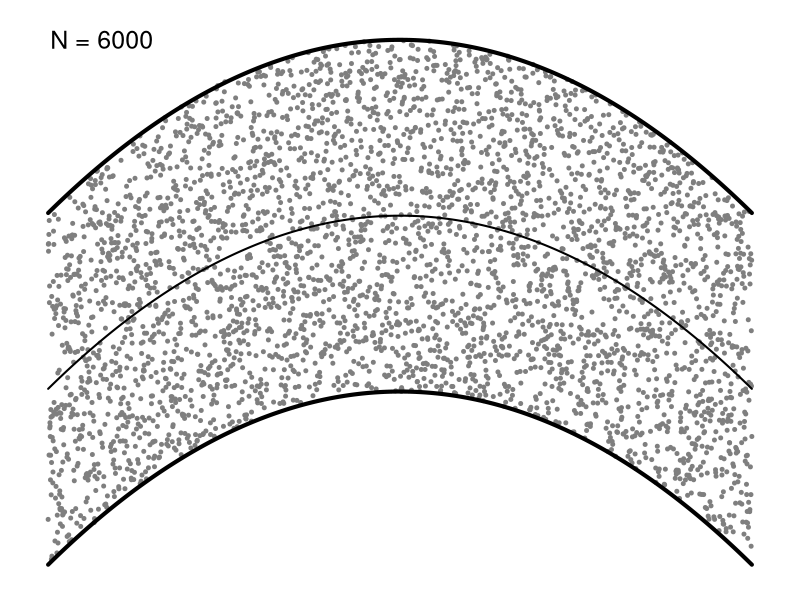
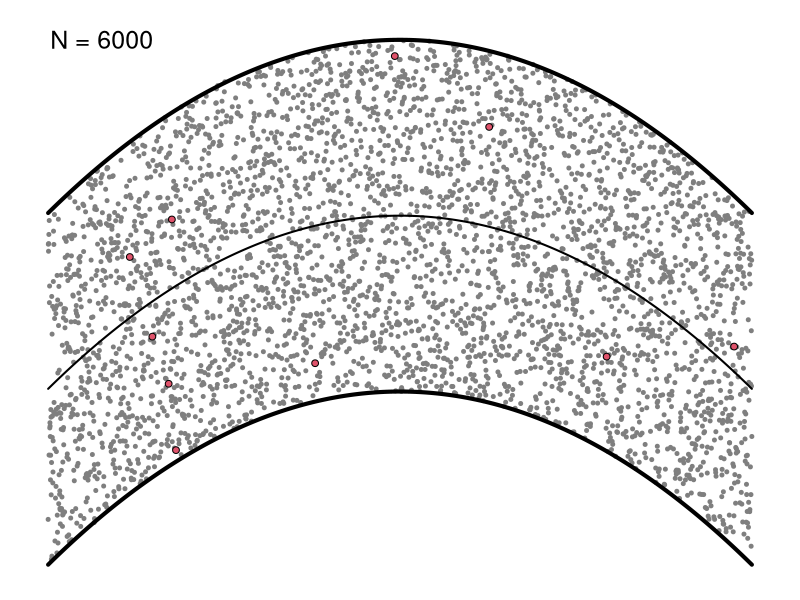
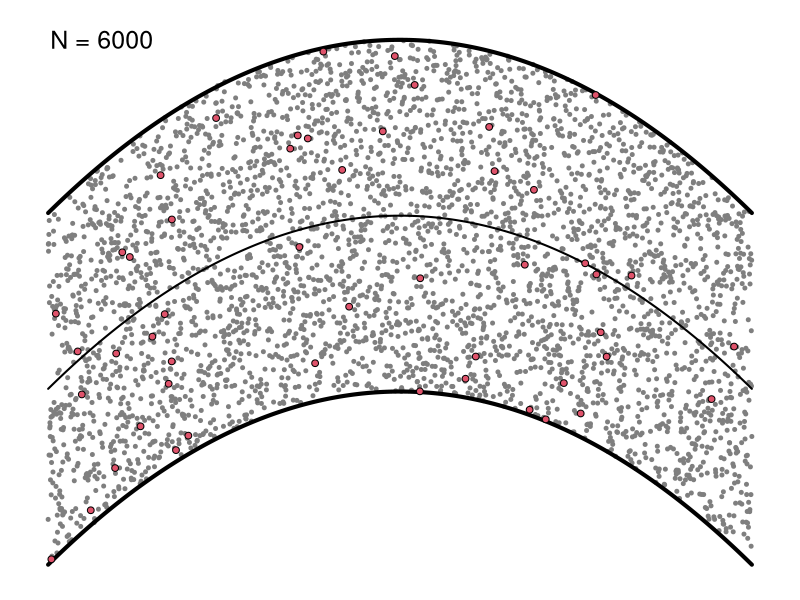
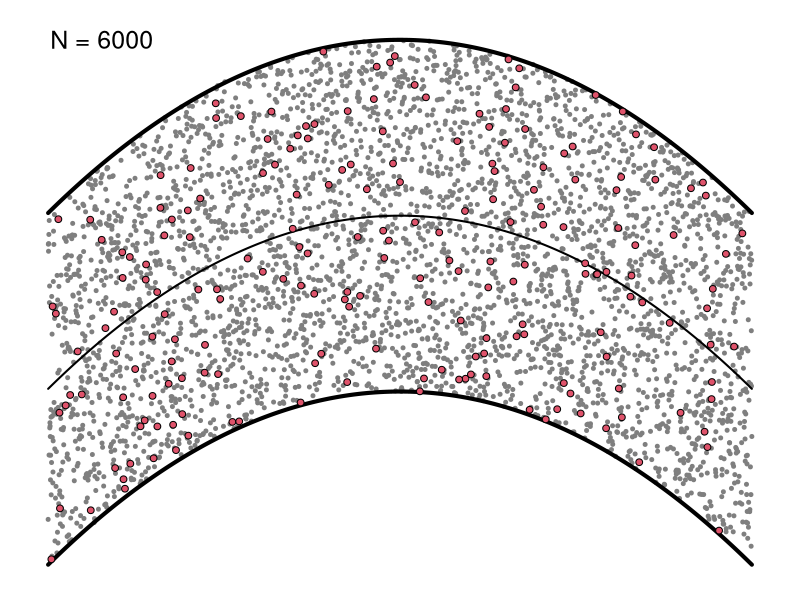
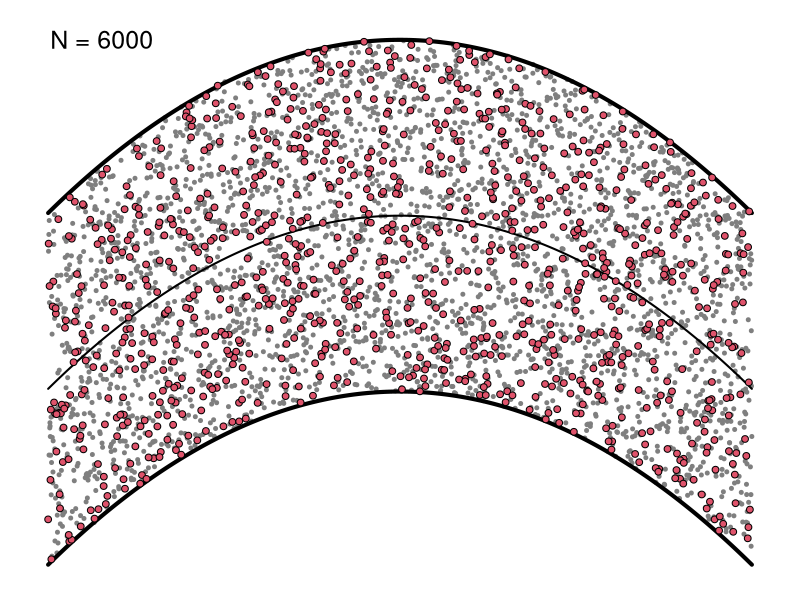
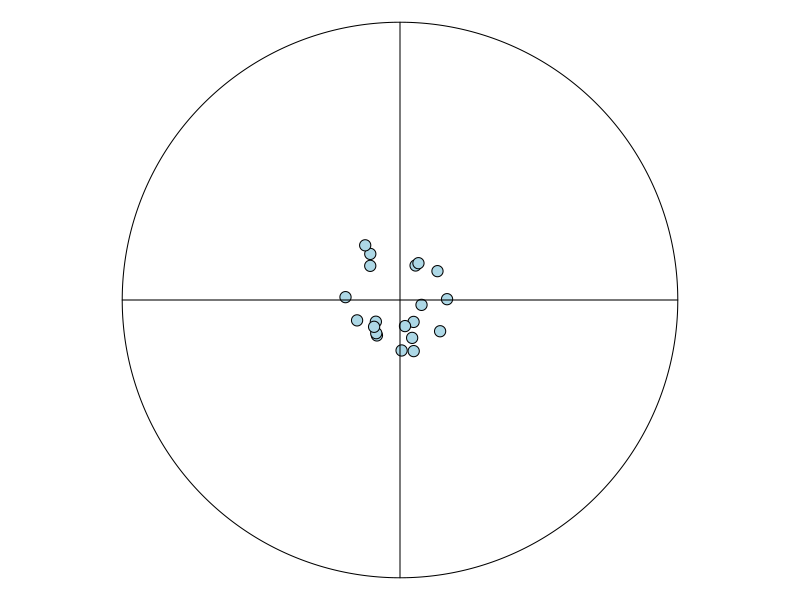
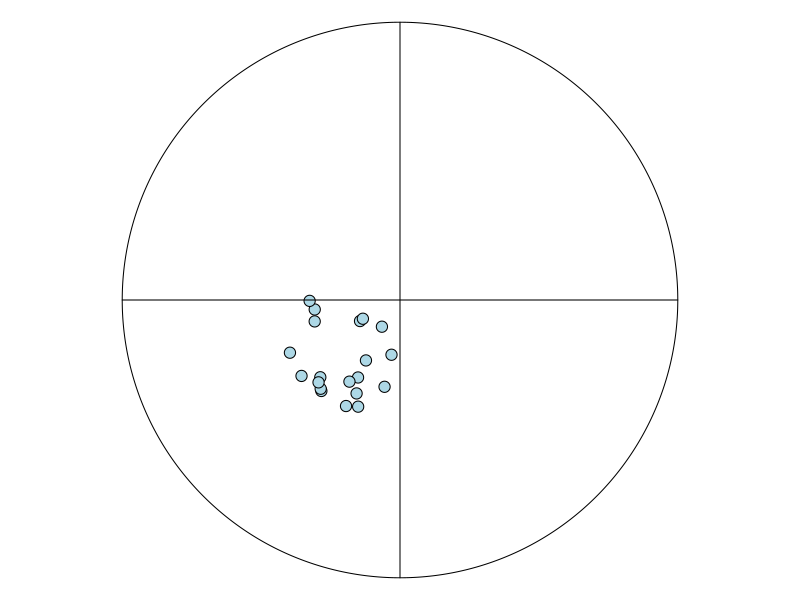
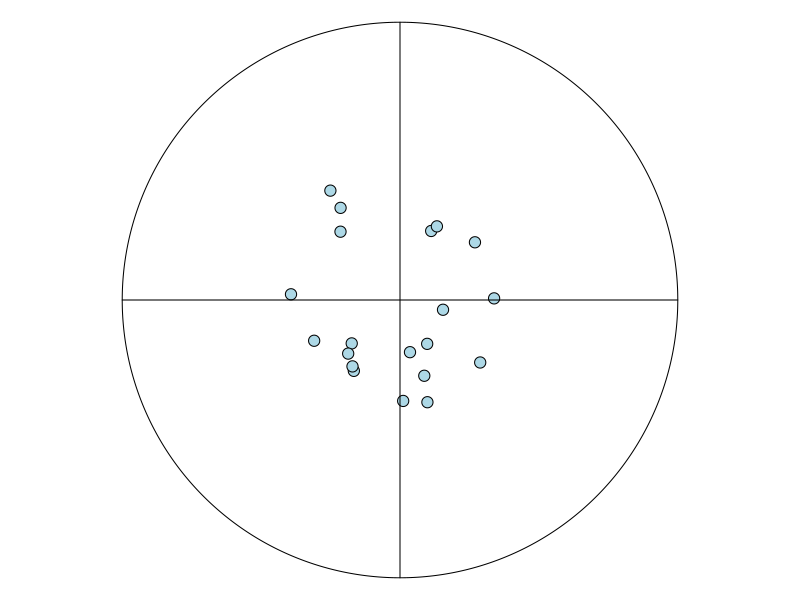

Reproduce these figures in R, in order.
## ---- chunk 1
knitr::opts_chunk$set(echo = FALSE,fig.align = "center",warning = F,message = F,
                      dpi=300,fig.width = 7,fig.height = 6)

StadiumPlot <- function(sel=NULL,seed=NULL){
  if(!is.null(seed)) {set.seed(seed)}
  x <- runif(6000,-1,1)
  x2 <- function(x) -x^2
  up <- x2(seq(-0.8,0.8,l=6000))+1
  low <- x2(seq(-0.8,0.8,l=6000))-0.3
  mid <- x2(seq(-0.8,0.8,l=6000))+0.35
  y <- x[which(x<up & x>low)]
  par(mar=c(1,1,1,1))
  plot(y,pch=20,axes = F,ylab="",xlab="",col="grey50",cex=0.8)
  lines(seq(1,length(y),l=6000),low,lwd=4)
  lines(seq(1,length(y),l=6000),up,lwd=4)
  lines(seq(1,length(y),l=6000),mid,lwd=2)
  text(300,1,labels = "N = 6000",cex=1.5)
  if(!is.null(sel)){
    aux <- sample(length(y),sel)
    xx <- 1:length(y)
    points(xx[aux],y[aux],pch = 21, bg = 2,cex=0.9)
  }
}

Precision <- function(type="A"){
  set.seed(1234)
  if(type=="A"){
    x <- runif(20,-0.2,0.2)
    y <- runif(20,-0.2,0.2)
  }else if(type=="B"){
    x <- runif(20,-0.4,-0)
    y <- runif(20,-0.4,-0)
  }else if(type=="C"){
    x <- runif(20,-0.4,0.4)
    y <- runif(20,-0.4,0.4)
  }else if(type=="D"){
    x <- runif(20,-0.7,0.7)
    y <- runif(20,-1,0.3)
  }
  par(mar=c(0,0,0,0))
  plot(x,y,asp=1,xlim = c(-1,1),ylim = c(-1,1),ylab="",xlab="",axes = F,
       pch=21,bg="lightblue",cex=1.5)
  plotrix::draw.circle(0,0,1,nv=1000,border = NULL,col=NA,lty=1,lwd=1)
  segments(-1,0,1,0)
  segments(0,-1,0,1)
}
## ---- chunk 2
StadiumPlot(seed=1234)
## ---- chunk 3
StadiumPlot(sel=10,seed=1234)
## ---- chunk 4
StadiumPlot(sel=50,seed=1234)
## ---- chunk 5
StadiumPlot(sel=200,seed=1234)
## ---- chunk 6
StadiumPlot(sel=1000,seed=1234)
## ---- chunk 7
Precision(type = "A")
## ---- chunk 8
Precision(type = "B")
## ---- chunk 9
Precision(type = "C")
## ---- chunk 10
Precision(type = "D")
